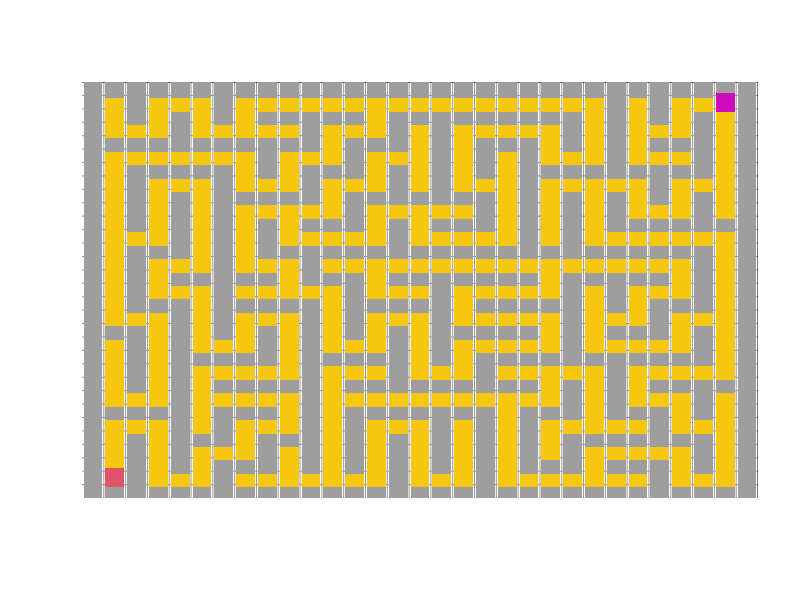

Here is the R script that generated this plot:


maze=function(size,cex_set=2.5){
  #initiate
  size2=2*size-3
  block_map=matrix(0,size,size)
  maze_map=matrix(1,size2,size2)
  for(i in 1:(size-2)){
    for(j in 1:(size-2)){
      maze_map[2*i,2*j]=0
    }
  }
  #四面的圍牆
  block_map[1,]=1
  block_map[size,]=1
  block_map[,1]=1
  block_map[,size]=1
  
  #上下左右操作
  move=list(c(-1,0),c(1,0),c(0,-1),c(0,1))
  
  #用於判斷操作是否越界
  in_map=function(x,y){
    return((1<=x)&&(x<=size)&&(1<=y)&&(y<=size))
  }
  
  #connect用於拆牆
  connect=function(x,y,xx,yy){
    maze_map[(x+xx)-2,(y+yy)-2]<<- 0 #原本是<<-
  }
  
  #用於計算該節點周圍有幾面牆
  neighbor_count=function(x,y){
    temp=0
    for(i in 1:4){
      if(in_map(x+move[[i]][1],y+move[[i]][2])){
        if(block_map[x+move[[i]][1],y+move[[i]]][2]==1){
          temp=temp+1
        }
      }
    }
    return(temp)
  }
  
  
  #前準備
  dfs=function(x,y){
    print(c(x,y,neighbor_count(x,y)))
    if(neighbor_count(x,y)==4){return}
    direction=c(FALSE,FALSE,FALSE,FALSE)
    while(neighbor_count(x,y)<4){
      temp=-1
      
      while(temp==-1 || direction[temp]==TRUE){
        temp=sample(1:4,1)
      }
      
      xx=x+move[[temp]][1]
      yy=y+move[[temp]][2]
      
      if(in_map(xx,yy)&&block_map[xx,yy]==0){
        block_map[xx,yy]<<-1
        connect(x,y,xx,yy)
        dfs(xx,yy)
        
        direction[temp]=TRUE
        if(neighbor_count(x,y)==4){
          return
        }
      }
    }
    return
  }
  
  #設起點，並開始生成地圖矩陣
  block_map[2,2]=1
  dfs(2,2)
  
  #生成地圖
  windows()
  plot(0,0,xlim=c(0,size2),ylim=c(0,size2),type="n",xaxs="i",yaxs="i",xlab="",ylab="",axes=0)
  for(i in 1:(size2-1)){
    abline(h=i,col="gray60") #水平線
    abline(v=i,col="gray60")
  }
  abline(h=size2)
  abline(v=size2)
  for(i in 1:size2){
    for(j in 1:size2){
      if(maze_map[i,j]==1){
        points(i-0.5,j-0.5,col=8,pch=15,cex=cex_set)
      }else{
        points(i-0.5,j-0.5,col=7,pch=15,cex=cex_set)
      }
    }
  }
  
  now.x=2
  now.y=2
  dest.x=size2-1
  dest.y=size2-1
  points(now.x-0.5,now.y-0.5,col=2,pch=15,cex=cex_set)
  points(dest.x-0.5,dest.y-0.5,col=6,pch=15,cex=cex_set)
  
  keydown=function(K){
    K=tolower(K)
    points(K)
    
    if(K=="down"){
      if(now.y>2&&maze_map[now.x,now.y-1]==0){
        points(now.x-0.5,now.y-0.5,col=7,pch=15,cex=cex_set)        
        now.y<<-now.y-1
        points(now.x-0.5,now.y-0.5,col=2,pch=15,cex=cex_set)
      }
    }
    
    if(K=="up"){
      if(now.y<size2-1 && maze_map[now.x,now.y+1]==0){
        points(now.x-0.5,now.y-0.5,col=7,pch=15,cex=cex_set)
        now.y<<-now.y+1
        points(now.x-0.5,now.y-0.5,col=2,pch=15,cex=cex_set)
      }
    }
    
    if(K=="left"){
      if(now.x>2&&maze_map[now.x-1,now.y]==0){
        points(now.x-0.5,now.y-0.5,col=7,pch=15,cex=cex_set)
        now.x<<-now.x-1
        points(now.x-0.5,now.y-0.5,col=2,pch=15,cex=cex_set)
      }
    }
    
    if(K=="right"){
      if(now.x<size2-1 && maze_map[now.x+1,now.y]==0){
        points(now.x-0.5,now.y-0.5,col=7,pch=15,cex=cex_set)
        now.x<<-now.x+1
        points(now.x-0.5,now.y-0.5,col=2,pch=15,cex=cex_set)
      }
    }
    
    if(now.x==dest.x && now.y==dest.y){
      legend("center","YOU WIN~",cex=3,bg="white")
      getGraphicsEvent(onKeybd =NULL)
    }
  }
  
  
  getGraphicsEvent(onKeybd = keydown)
  
}

maze(17) #開始遊戲


